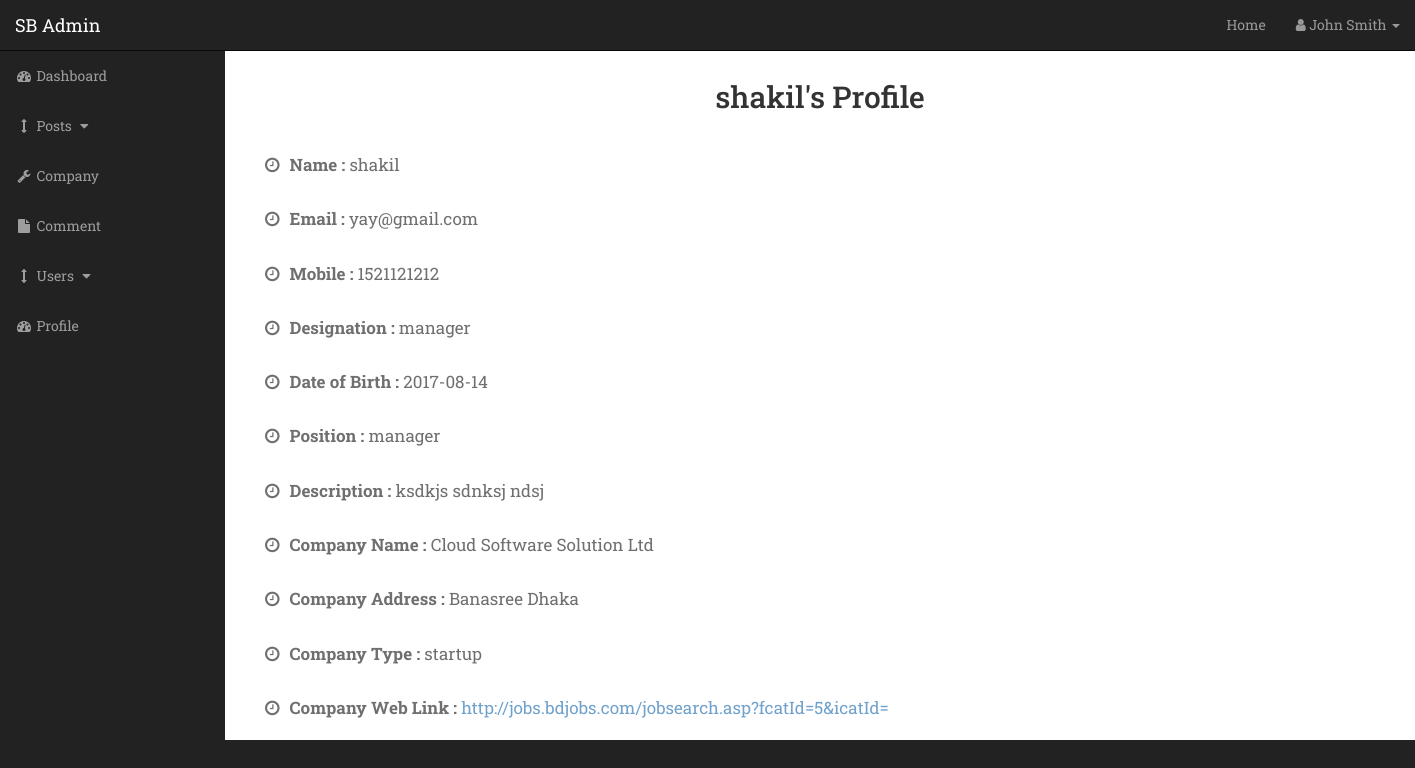
/admin/view_employee.php?id=2, run on an earlier commit of the app's database.
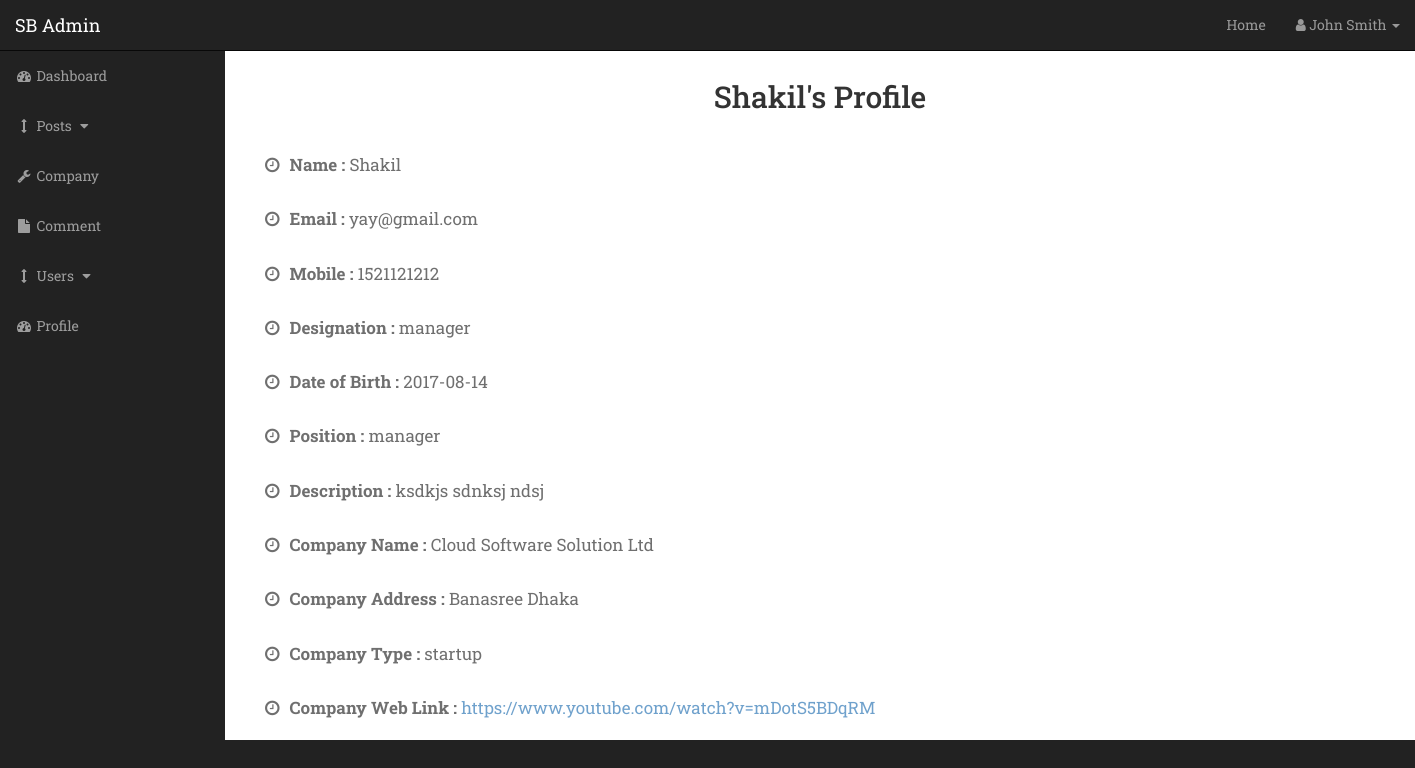
And on a later commit of the database.
### tables this page shows
CREATE TABLE `employer` (
  `eId` int(11) NOT NULL,
  `eName` varchar(30) NOT NULL,
  `ePass` varchar(100) NOT NULL,
  `eCompId` int(11) NOT NULL,
  `eDesignation` text NOT NULL,
  `eMobile` int(11) NOT NULL,
  `eMail` text NOT NULL,
  `ePosition` text NOT NULL,
  `eDescription` text NOT NULL,
  `eDob` date NOT NULL,
  `eDeleteDate` date DEFAULT NULL,
  `eLogin` date NOT NULL,
  `eLogout` date NOT NULL,
  `eLastActivity` timestamp NOT NULL DEFAULT CURRENT_TIMESTAMP ON UPDATE CURRENT_TIMESTAMP
);

CREATE TABLE `company` (
  `compId` int(11) NOT NULL,
  `empId` int(11) NOT NULL,
  `compName` text NOT NULL,
  `compAddress` text NOT NULL,
  `compWebLink` text,
  `compType` varchar(32) NOT NULL,
  `compDeleteDate` timestamp NULL DEFAULT NULL
);

### admin/view_employee.php (the view, shortened to what this page needs)
<?php
include "includes/admin_header.php";
include "includes/admin_navigation.php";
    $eId = $_GET['id'];
       $statement = "select * from employer where eId = '$eId' ";
    $result = mysqli_query($conn,$statement);
    if(mysqli_num_rows($result) == 1 ){
        while($row = mysqli_fetch_assoc($result)){
            $eName = $row['eName'];
            $eCompId = $row['eCompId'];
            $eDesignation = $row['eDesignation'];
            $eMobile = $row['eMobile'];
            $eMail = $row['eMail'];
            $ePosition = $row['ePosition'];
            $eDescription = $row['eDescription'];
            $eDob = $row['eDob'];
            $query = "select * from company where compId = '$eCompId' ";
            $output = mysqli_query($conn,$query);
            if(mysqli_num_rows($output) == 1){
                while($row = mysqli_fetch_assoc($output)){
                    $compName = $row['compName'];
                    $compAddress = $row['compAddress'];
                    $compType = $row['compType'];
                    $compWebLink = $row['compWebLink'];
            ?>
       <div id="page-wrapper" class="">
            <div class="container">
               <h2 style="text-align:center"><?php echo $eName ?>'s Profile</h2>
                <div class="col-sm-12">
                    <p class = "singlePost"><i class="fa fa-clock-o" aria-hidden="true"></i><b>Name : </b> <?php echo $eName ?> </p>
                    <p class = "singlePost"><i class="fa fa-clock-o" aria-hidden="true"></i><b>Email : </b> <?php echo $eMail ?> </p>
                    <p class = "singlePost"><i class="fa fa-clock-o" aria-hidden="true"></i><b>Mobile : </b> <?php echo $eMobile ?> </p>
                    <p class = "singlePost"><i class="fa fa-clock-o" aria-hidden="true"></i><b>Designation : </b> <?php echo $eDesignation ?> </p>
                    <p class = "singlePost"><i class="fa fa-clock-o" aria-hidden="true"></i><b>Date of Birth : </b> <?php echo $eDob ?> </p>
                    <p class = "singlePost"><i class="fa fa-clock-o" aria-hidden="true"></i><b>Position : </b> <?php echo $ePosition ?> </p>
                    <p class = "singlePost"><i class="fa fa-clock-o" aria-hidden="true"></i><b>Description : </b> <?php echo $eDescription ?> </p>
                    <p class = "singlePost"><i class="fa fa-clock-o" aria-hidden="true"></i><b>Company Name : </b> <?php echo $compName ?> </p>
                    <p class = "singlePost"><i class="fa fa-clock-o" aria-hidden="true"></i><b>Company Address : </b> <?php echo $compAddress ?> </p>
                    <p class = "singlePost"><i class="fa fa-clock-o" aria-hidden="true"></i><b>Company Type : </b> <?php echo $compType ?> </p>
                    <p class = "singlePost"><i class="fa fa-clock-o" aria-hidden="true"></i><b>Company Web Link : </b><a href="<?php echo $compWebLink ?>"><?php echo $compWebLink ?></a> </p>
                </div>
            </div>
</div>
     <?php
                }
            }
        }
    }
include "includes/admin_footer.php"
?>

What changed in the data, as far as the page shows it:
changed employer "yay@gmail.com": eName "shakil" → "Shakil"
changed company "Cloud Software Solution Ltd": compWebLink "http://jobs.bdjobs.com/jobsearch.asp?fcatId=5&icatId=" → "https://www.youtube.com/watch?v=mDotS5BDqRM"
